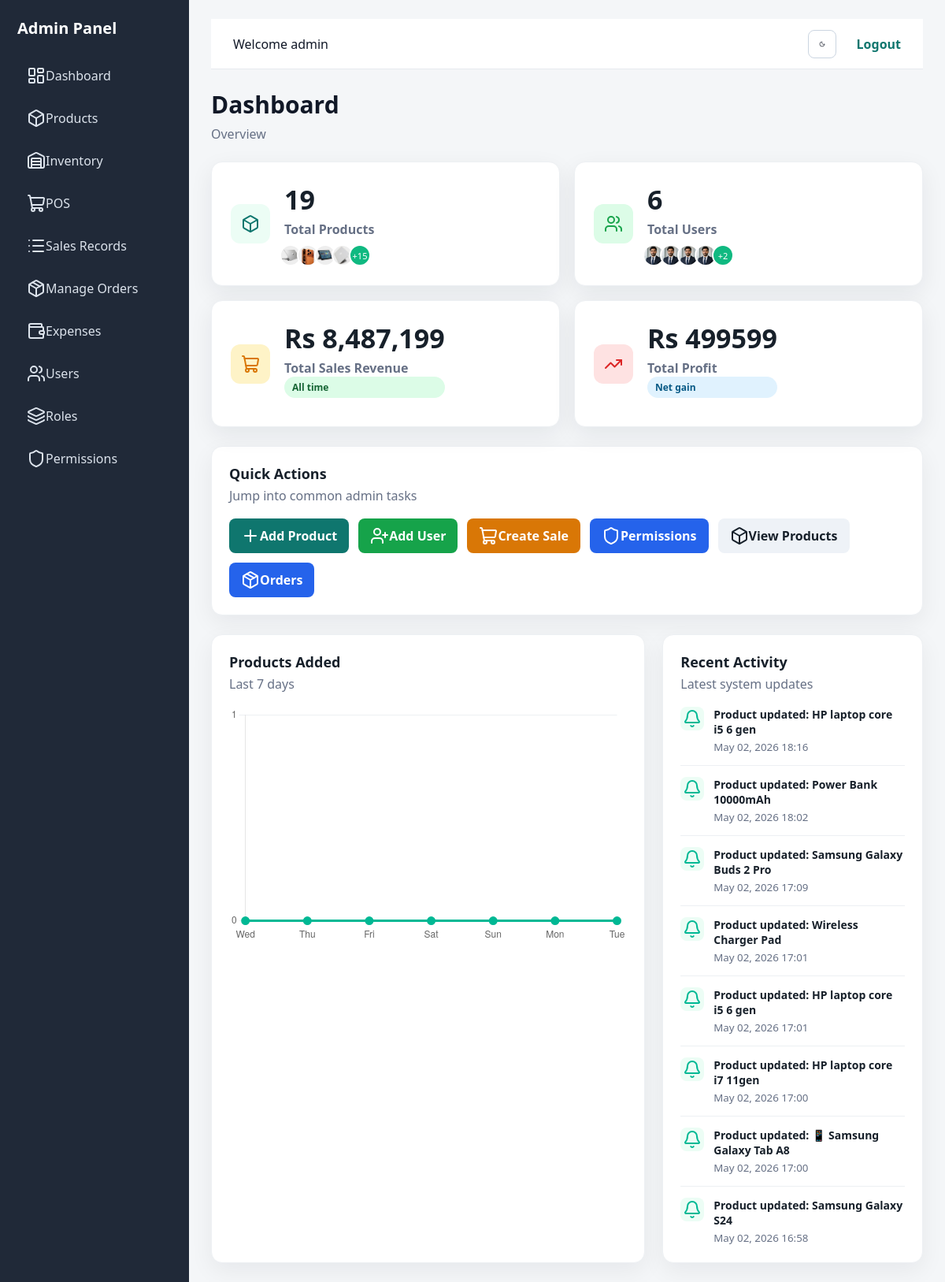
Before: /admin-dashboard/ (signed in) with the older database file.
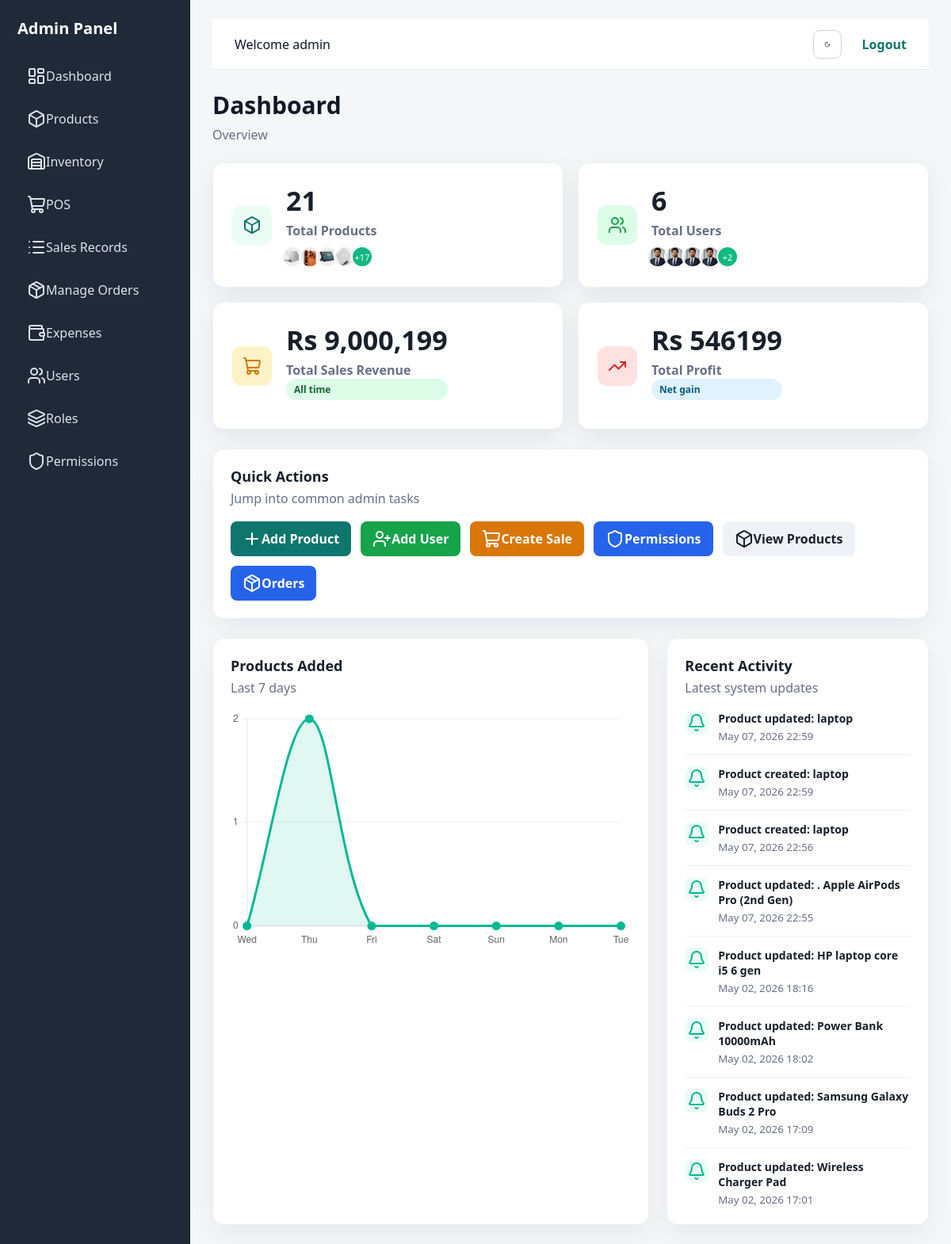
After: the same page with the newer database file.
### accounts/models.py (models this page shows, shortened)
class Product(models.Model):
    name = models.CharField(max_length=200)
    description = models.TextField(blank=True, null=True)
    buying_price = models.DecimalField(max_digits=10, decimal_places=2, default=0)
    price = models.DecimalField(max_digits=10, decimal_places=2)
    compare_at_price = models.DecimalField(max_digits=10, decimal_places=2, null=True, blank=True, help_text="Original price for showing savings")
    stock = models.PositiveIntegerField(default=0)
    image = models.ImageField(upload_to='products/', null=True, blank=True)
    category = models.ForeignKey(Category, on_delete=models.SET_NULL, null=True, blank=True, related_name='products')
    brand = models.ForeignKey(Brand, on_delete=models.SET_NULL, null=True, blank=True, related_name='products')
    upsell_products = models.ManyToManyField('self', blank=True, symmetrical=False, help_text="Products frequently bought together")
    created_by = models.ForeignKey(User, on_delete=models.CASCADE)
    specifications = models.JSONField(default=dict, blank=True, help_text="Dynamic attributes e.g. {'RAM': '16GB'}")
    created_at = models.DateTimeField(auto_now_add=True)
    is_active = models.BooleanField(default=True)
    class Meta:
        permissions = [
            ('can_add_product', 'Can add product'),
            ('can_edit_product', 'Can edit product'),
            ('can_delete_product', 'Can delete product'),
            ('can_view_product', 'Can view product'),
            ('can_add_user', 'Can add user'),
            ('can_edit_user', 'Can edit user'),
            ('can_delete_user', 'Can delete user'),
            ("view_stock", "Can view inventory"),
            ("edit_stock", "Can edit stock"),
            ("delete_stock", "Can delete stock"),
             ("view_sales", "Can view sales"),
            ("create_sale", "Can create sale"),
        ]

class Profile(models.Model):
    user = models.OneToOneField(User, on_delete=models.CASCADE)
    image = models.ImageField(upload_to='profiles/', null=True, blank=True)

class Activity(models.Model):
    message = models.CharField(max_length=255)
    created_at = models.DateTimeField(auto_now_add=True)
    class Meta:
        ordering = ['-created_at']
        verbose_name_plural = 'activities'

### accounts/views.py (the view)
# urls.py: path('admin-dashboard/', views.admin_dashboard, name='admin_dashboard'),
@role_required(is_admin)
def admin_dashboard(request):
    return render(request, 'admin_dashboard.html', base_context(request, get_dashboard_context(request)))

### accounts/views.py (called while the page is built, shortened)
def is_admin(user):
    return user.is_authenticated and (user.is_superuser or has_role(user, ROLE_ADMIN))

def role_required(test_func):
    def decorator(view_func):
        @wraps(view_func)
        @login_required(login_url='login')
        def wrapped_view(request, *args, **kwargs):
            if test_func(request.user):
                return view_func(request, *args, **kwargs)
        return wrapped_view
    return decorator

def base_context(request, extra=None):
    context = {
        'can_manage_users': is_admin(request.user),
    }
    if extra:
        context.update(extra)
    return context

### accounts/templates/admin_dashboard.html
{% extends 'base.html' %}
{% block content %}
    {% include 'dashboard_panel.html' with dashboard_subtitle='Overview' %}
{% endblock %}

### accounts/templates/base.html (shortened to what this page needs)
{% load static %}
<!DOCTYPE html>
<html>
<head>
    <link rel="stylesheet" href="{% static 'css/style.css' %}?v=7">
</head>
<body>
<div class="layout">
    <div class="sidebar">
        <h2>Admin Panel</h2>
        <a href="{% url 'dashboard' %}"><i data-lucide="layout-dashboard"></i>Dashboard</a>
        <a href="{% url 'product_list' %}"><i data-lucide="box"></i>Products</a>
        {% if perms.accounts.view_stock %}
<a href="{% url 'inventory' %}">
    <i data-lucide="warehouse"></i> Inventory
</a>
{% endif %}
{% if perms.accounts.view_sales %}
<a href="{% url 'sales' %}">
    <i data-lucide="shopping-cart"></i> POS
</a>
        <a href="{% url 'sales_records' %}">
            <i data-lucide="list"></i> Sales Records
        </a>
        <a href="{% url 'orders_dashboard' %}">
            <i data-lucide="package"></i> Manage Orders
        </a>
<a href="{% url 'expenses' %}">
    <i data-lucide="wallet"></i> Expenses
</a>
{% endif %}
        {% if can_manage_users %}
            <a href="{% url 'user_list' %}"><i data-lucide="users"></i>Users</a>
            <a href="{% url 'role_list' %}"><i data-lucide="layers"></i>Roles</a>
            <a href="{% url 'permission_list' %}"><i data-lucide="shield"></i>Permissions</a>
        {% endif %}
    </div>
     <div class="main">
   <div class="topbar">
    <div class="left">
        Welcome {{ user.username }}
    </div>
    <div class="right">
        <button id="themeToggle" class="theme-toggle">
            <i id="themeIcon" data-lucide="moon"></i>
        </button>
        <a href="{% url 'logout' %}">Logout</a>
    </div>
</div>
        {% block content %}{% endblock %}
    </div>
</div>
</body>
</html>

### accounts/templates/dashboard_panel.html (shortened to what the changed rows need)
{% load humanize %}
<section class="dashboard-header">
    <div>
        <h1>Dashboard</h1>
    </div>
</section>
<section class="stats-grid dashboard-stats">
    <article class="stat-card dashboard-stat-card">
        <div class="stat-content">
            <h2>{{ total_products }}</h2>
            <p>Total Products</p>
            <div class="avatar-group small">
                {% for product in products|slice:":4" %}
                    {% if product.image %}
                        <img src="{{ product.image.url }}" class="avatar-stack" alt="{{ product.name }}" title="{{ product.name }}">
                    {% else %}
                        <span class="avatar-stack placeholder" title="{{ product.name }}">📦</span>
                    {% endif %}
                {% endfor %}
                {% if products|length > 4 %}
                    <div class="avatar-stack more">+{{ products|length|add:"-4" }}</div>
                {% endif %}
            </div>
        </div>
    </article>
    <article class="stat-card dashboard-stat-card">
        <div class="stat-content">
            <h2>{{ total_users }}</h2>
            <div class="avatar-group small">
                {% for user in users|slice:":4" %}
                    {% if user.profile and user.profile.image %}
                        <img src="{{ user.profile.image.url }}" class="avatar-stack" alt="{{ user.username }}" title="{{ user.username }}">
                    {% else %}
                        <span class="avatar-stack placeholder" title="{{ user.username }}">👤</span>
                    {% endif %}
                {% endfor %}
                {% if users|length > 4 %}
                    <div class="avatar-stack more">+{{ users|length|add:"-4" }}</div>
                {% endif %}
            </div>
        </div>
    </article>
    <article class="stat-card dashboard-stat-card">
        <div class="stat-content">
            <h2>Rs {{ total_sales|floatformat:0|intcomma }}</h2>
            <p>Total Sales Revenue</p>
            <span class="badge success">All time</span>
        </div>
    </article>
    <article class="stat-card dashboard-stat-card">
        <div class="stat-content">
            <h2>Rs {{ total_profit|floatformat:0 }}</h2>
            <p>Total Profit</p>
            <span class="badge info">Net gain</span>
        </div>
    </article>
</section>
<section class="dashboard-card quick-actions">
    <div class="dashboard-section-title">
        <h2>Quick Actions</h2>
    </div>
</section>
<section class="dashboard-content-grid">
    <article class="dashboard-card chart-card">
        <div class="dashboard-section-title">
            <h2>Products Added</h2>
        </div>
        <div class="chart-wrap">
            <canvas id="productChart"></canvas>
        </div>
    </article>
    <article class="dashboard-card activity">
        <div class="dashboard-section-title">
            <h2>Recent Activity</h2>
        </div>
        <ul class="activity-list">
            {% for act in activities %}
                <li>
                    <span class="activity-icon"><i data-lucide="bell"></i></span>
                    <div>
                        <strong>{{ act.message }}</strong>
                        <small>{{ act.created_at|date:'M d, Y H:i' }}</small>
                    </div>
                </li>
            {% empty %}
                <li class="activity-empty">No activity yet.</li>
            {% endfor %}
        </ul>
    </article>
</section>
<script>
    const chartCanvas = document.getElementById('productChart');
    if (chartCanvas) {
        new Chart(chartCanvas, {
            type: 'line',
            data: {
                labels: {{ chart_labels|safe }},
                datasets: [{
                    label: 'Products Added',
                    data: {{ chart_data|safe }},
                    borderColor: '#00b894',
                    backgroundColor: 'rgba(0, 184, 148, 0.12)',
                    borderWidth: 3,
                    fill: true,
                    tension: 0.35,
                    pointRadius: 4,
                    pointBackgroundColor: '#00b894',
                }]
            },
            options: {
                responsive: true,
                maintainAspectRatio: false,
                plugins: {
                    legend: {
                        display: false,
                    },
                },
                scales: {
                    y: {
                        beginAtZero: true,
                        ticks: {
                            precision: 0,
                        },
                        grid: {
                            color: '#edf0f3',
                        },
                    },
                    x: {
                        grid: {
                            display: false,
                        },
                    },
                },
            },
        });
    }
</script>

Changed rows visible on the page:
no longer on this page (row unchanged): Activity: message "Product updated: HP laptop core i5 6 gen", created_at "May 02, 2026 17:01"
no longer on this page (row unchanged): Activity: message "Product updated: HP laptop core i7 11gen", created_at "May 02, 2026 17:00"
no longer on this page (row unchanged): Activity: message "Product updated: 📱 Samsung Galaxy Tab A8", created_at "May 02, 2026 17:00"
no longer on this page (row unchanged): Activity: message "Product updated: Samsung Galaxy S24", created_at "May 02, 2026 16:58"
added Activity: message "Product updated: laptop", created_at "May 07, 2026 22:59"
added Activity: message "Product created: laptop", created_at "May 07, 2026 22:59"
added Activity: message "Product created: laptop", created_at "May 07, 2026 22:56"
added Activity: message "Product updated: . Apple AirPods Pro (2nd Gen)", created_at "May 07, 2026 22:55"
Other visible differences:
{{ total_products }}: "19" → "21"
{{ products|length|add:"-4" }}: "15" → "17"
{{ total_sales|floatformat:0|intcomma }}: "8,487,199" → "9,000,199"
{{ total_profit|floatformat:0 }}: "499599" → "546199"
chart data {{ chart_data|safe }}: [0, 0, 0, 0, 0, 0, 0] → [0, 2, 0, 0, 0, 0, 0]
